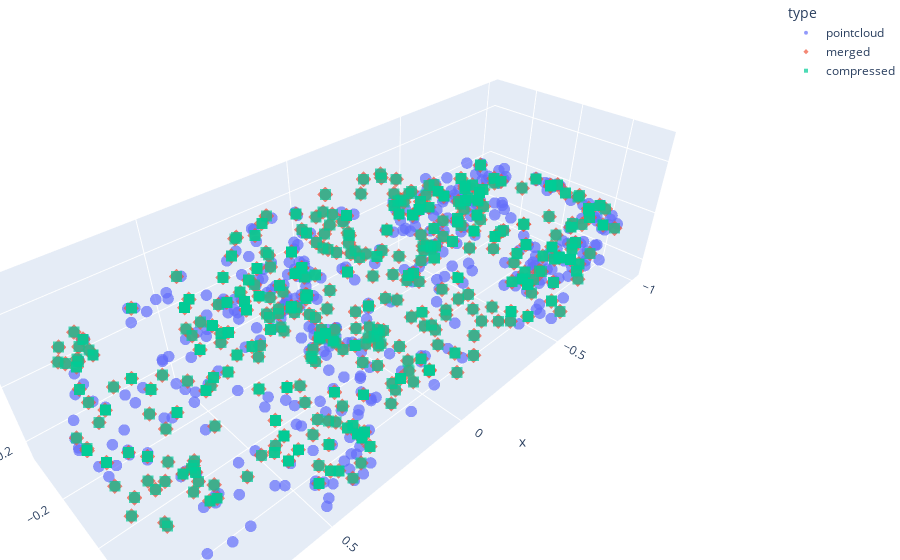

Here is the notebook cell this chart was saved with:
### Code cell
path = Path("./data/modelnet40")

def read_off(file):
    off_header = file.readline().strip()
    if 'OFF' == off_header:
        n_verts, n_faces, __ = tuple([int(s) for s in file.readline().strip().split(' ')])
    else:
        n_verts, n_faces, __ = tuple([int(s) for s in off_header[3:].split(' ')])
    verts = [[float(s) for s in file.readline().strip().split(' ')] for i_vert in range(n_verts)]
    faces = [[int(s) for s in file.readline().strip().split(' ')][1:] for i_face in range(n_faces)]
    return verts, faces

with open(path/"car/train/car_0012.off", 'r') as f:
    verts, faces = read_off(f)

class PointSampler(object):
    def __init__(self, output_size):
        assert isinstance(output_size, int)
        self.output_size = output_size
    
    def triangle_area(self, pt1, pt2, pt3):
        side_a = np.linalg.norm(pt1 - pt2)
        side_b = np.linalg.norm(pt2 - pt3)
        side_c = np.linalg.norm(pt3 - pt1)
        s = 0.5 * ( side_a + side_b + side_c)
        return max(s * (s - side_a) * (s - side_b) * (s - side_c), 0)**0.5

    def sample_point(self, pt1, pt2, pt3):
        # barycentric coordinates on a triangle
        # https://mathworld.wolfram.com/BarycentricCoordinates.html
        s, t = sorted([random.random(), random.random()])
        f = lambda i: s * pt1[i] + (t-s)*pt2[i] + (1-t)*pt3[i]
        return (f(0), f(1), f(2))
        
    
    def __call__(self, mesh):
        verts, faces = mesh
        verts = np.array(verts)
        areas = np.zeros((len(faces)))

        for i in range(len(areas)):
            areas[i] = (self.triangle_area(verts[faces[i][0]],
                                           verts[faces[i][1]],
                                           verts[faces[i][2]]))
            
        sampled_faces = (random.choices(faces, 
                                      weights=areas,
                                      cum_weights=None,
                                      k=self.output_size))
        
        sampled_points = np.zeros((self.output_size, 3))

        for i in range(len(sampled_faces)):
            sampled_points[i] = (self.sample_point(verts[sampled_faces[i][0]],
                                                   verts[sampled_faces[i][1]],
                                                   verts[sampled_faces[i][2]]))
        
        return sampled_points
    
class Normalize(object):
    def __call__(self, pointcloud):
        assert len(pointcloud.shape)==2
        
        norm_pointcloud = pointcloud - np.mean(pointcloud, axis=0) 
        norm_pointcloud /= np.max(np.linalg.norm(norm_pointcloud, axis=1))

        return  norm_pointcloud

n_sample = 600
k_subsample =  0.4

pointcloud = PointSampler(n_sample)((verts, faces))

norm_pointcloud = torch.from_numpy(Normalize()(pointcloud)).unsqueeze(0)
print(norm_pointcloud.shape)

pmerger, punmerger = fmerge.bipartite_soft_matching(norm_pointcloud,int(n_sample*k_subsample))
pc_merged = pmerger(norm_pointcloud)
pc_compressed = punmerger(pmerger(norm_pointcloud))

pointsize = 4

# pcshow(*norm_pointcloud[0].T, pointsize=pointsize)
# pcshow(*merged[0].T, pointsize=pointsize)
# pcshow(*compressed[0].T, pointsize=pointsize)
pcshowmulti(pointcloud =norm_pointcloud[0], merged = pc_merged[0], compressed = pc_compressed[0],pointsize=4)

### Figure 1 — Plotly figure (JSON) as saved in the notebook; plotly's stock layout.template omitted (floating-point values rounded to 4 significant figures; data arrays with more than 128 entries replaced by an {"elided": "..."} marker saying what was removed)
{"data": [{"hovertemplate": "type=pointcloud<br>x=%{x}<br>y=%{y}<br>z=%{z}<extra></extra>", "legendgroup": "pointcloud", "marker": {"color": "#636efa", "opacity": 0.7, "size": 4, "symbol": "circle"}, "mode": "markers", "name": "pointcloud", "scene": "scene", "showlegend": true, "type": "scatter3d", "x": {"elided": "600 float values"}, "y": {"elided": "600 float values"}, "z": {"elided": "600 float values"}}, {"hovertemplate": "type=merged<br>x=%{x}<br>y=%{y}<br>z=%{z}<extra></extra>", "legendgroup": "merged", "marker": {"color": "#EF553B", "opacity": 0.7, "size": 4, "symbol": "diamond"}, "mode": "markers", "name": "merged", "scene": "scene", "showlegend": true, "type": "scatter3d", "x": {"elided": "360 float values"}, "y": {"elided": "360 float values"}, "z": {"elided": "360 float values"}}, {"hovertemplate": "type=compressed<br>x=%{x}<br>y=%{y}<br>z=%{z}<extra></extra>", "legendgroup": "compressed", "marker": {"color": "#00cc96", "opacity": 0.7, "size": 4, "symbol": "square"}, "mode": "markers", "name": "compressed", "scene": "scene", "showlegend": true, "type": "scatter3d", "x": {"elided": "600 float values"}, "y": {"elided": "600 float values"}, "z": {"elided": "600 float values"}}], "layout": {"legend": {"title": {"text": "type"}, "tracegroupgap": 0}, "margin": {"b": 0, "l": 0, "r": 0, "t": 0}, "scene": {"domain": {"x": [0, 1], "y": [0, 1]}, "xaxis": {"title": {"text": "x"}}, "yaxis": {"title": {"text": "y"}}, "zaxis": {"title": {"text": "z"}}}}}
